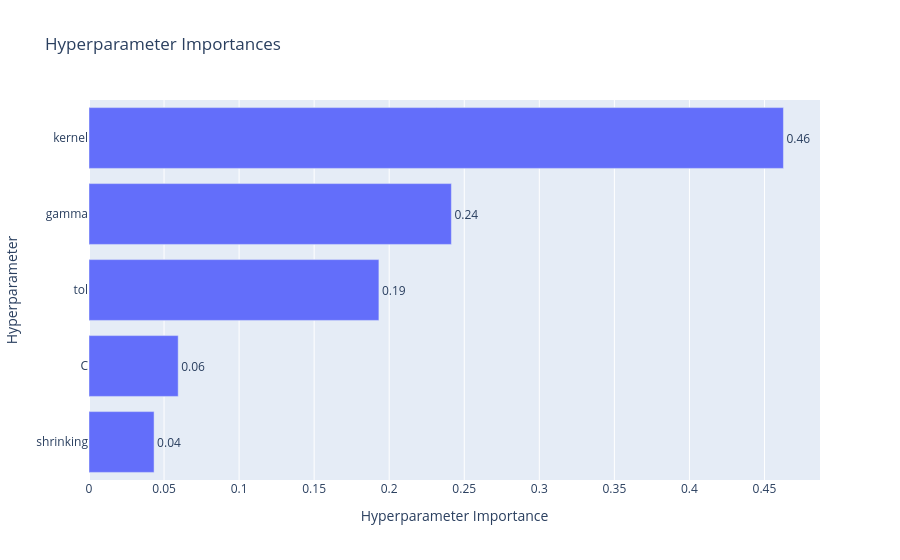
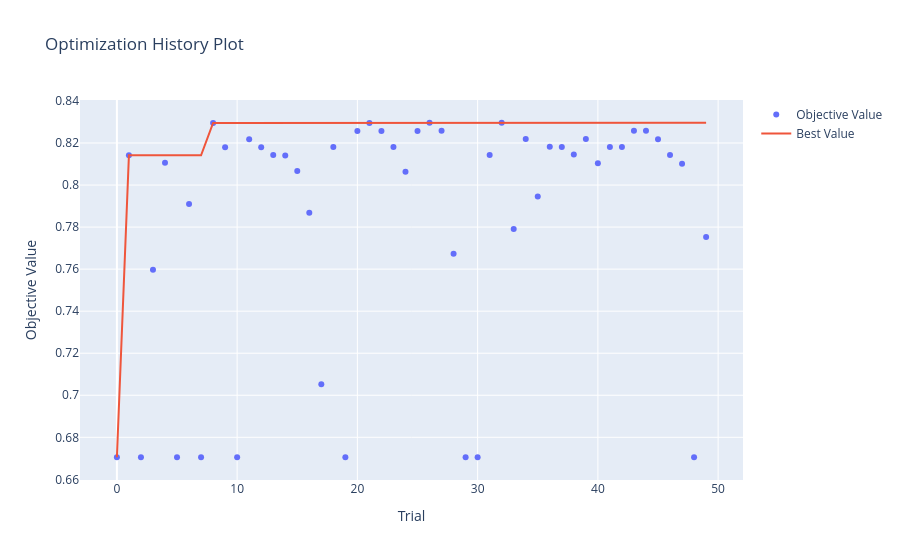

The code cell stored with these charts, in order, in its notebook:
### Code cell
import optuna
fig = optuna.visualization.plot_param_importances(experimento_1.study)
fig.show()

fig = optuna.visualization.plot_optimization_history(experimento_1.study)
fig.show()

### Figure 1 — Plotly figure (JSON) as saved in the notebook; plotly's stock layout.template omitted (floating-point values rounded to 4 significant figures)
{"data": [{"cliponaxis": false, "hovertemplate": ["shrinking (CategoricalDistribution): 0.043356337153420715<extra></extra>", "C (FloatDistribution): 0.05942220117360796<extra></extra>", "tol (FloatDistribution): 0.19313855170696648<extra></extra>", "gamma (CategoricalDistribution): 0.24143167661509204<extra></extra>", "kernel (CategoricalDistribution): 0.462651233350913<extra></extra>"], "name": "Objective Value", "orientation": "h", "text": ["0.04", "0.06", "0.19", "0.24", "0.46"], "textposition": "outside", "type": "bar", "x": [0.04336, 0.05942, 0.1931, 0.2414, 0.4627], "y": ["shrinking", "C", "tol", "gamma", "kernel"]}], "layout": {"title": {"text": "Hyperparameter Importances"}, "xaxis": {"title": {"text": "Hyperparameter Importance"}}, "yaxis": {"title": {"text": "Hyperparameter"}}}}

### Figure 2 — Plotly figure (JSON) as saved in the notebook; plotly's stock layout.template omitted (floating-point values rounded to 4 significant figures)
{"data": [{"mode": "markers", "name": "Objective Value", "type": "scatter", "x": [0, 1, 2, 3, 4, 5, 6, 7, 8, 9, 10, 11, 12, 13, 14, 15, 16, 17, 18, 19, 20, 21, 22, 23, 24, 25, 26, 27, 28, 29, 30, 31, 32, 33, 34, 35, 36, 37, 38, 39, 40, 41, 42, 43, 44, 45, 46, 47, 48, 49], "y": [0.6705, 0.8142, 0.6705, 0.7597, 0.8106, 0.6705, 0.791, 0.6705, 0.8296, 0.818, 0.6705, 0.8218, 0.8179, 0.8143, 0.814, 0.8067, 0.7869, 0.7052, 0.8181, 0.6705, 0.8257, 0.8296, 0.8257, 0.8181, 0.8063, 0.8257, 0.8296, 0.8258, 0.7673, 0.6705, 0.6705, 0.8143, 0.8296, 0.7791, 0.8219, 0.7946, 0.8182, 0.8181, 0.8145, 0.8219, 0.8104, 0.8181, 0.8181, 0.8259, 0.8259, 0.8218, 0.8143, 0.8101, 0.6705, 0.7753]}, {"mode": "lines", "name": "Best Value", "type": "scatter", "x": [0, 1, 2, 3, 4, 5, 6, 7, 8, 9, 10, 11, 12, 13, 14, 15, 16, 17, 18, 19, 20, 21, 22, 23, 24, 25, 26, 27, 28, 29, 30, 31, 32, 33, 34, 35, 36, 37, 38, 39, 40, 41, 42, 43, 44, 45, 46, 47, 48, 49], "y": [0.6705, 0.8142, 0.8142, 0.8142, 0.8142, 0.8142, 0.8142, 0.8142, 0.8296, 0.8296, 0.8296, 0.8296, 0.8296, 0.8296, 0.8296, 0.8296, 0.8296, 0.8296, 0.8296, 0.8296, 0.8296, 0.8296, 0.8296, 0.8296, 0.8296, 0.8296, 0.8296, 0.8296, 0.8296, 0.8296, 0.8296, 0.8296, 0.8296, 0.8296, 0.8296, 0.8296, 0.8296, 0.8296, 0.8296, 0.8296, 0.8296, 0.8296, 0.8296, 0.8296, 0.8296, 0.8296, 0.8296, 0.8296, 0.8296, 0.8296]}, {"marker": {"color": "#cccccc"}, "mode": "markers", "name": "Infeasible Trial", "showlegend": false, "type": "scatter", "x": [], "y": []}], "layout": {"title": {"text": "Optimization History Plot"}, "xaxis": {"title": {"text": "Trial"}}, "yaxis": {"title": {"text": "Objective Value"}}}}
